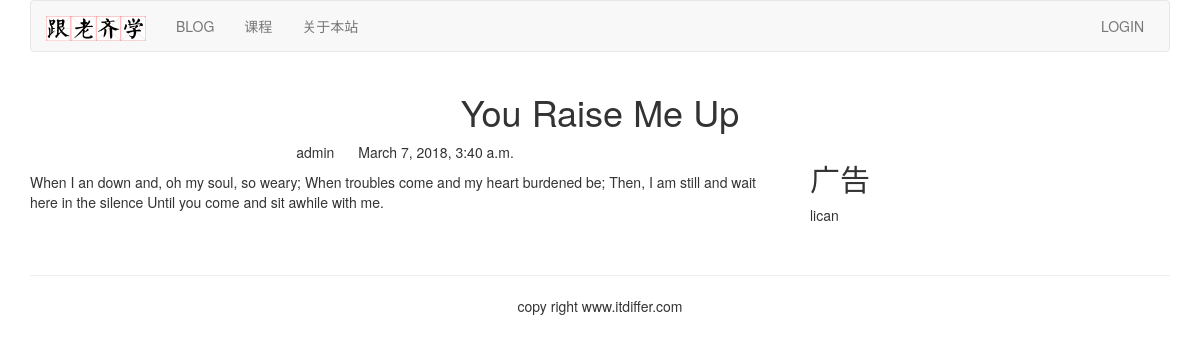
Page /blog/1/ on the committed database.
### blog/models.py (models this page shows, shortened)
class BlogArticles(models.Model):
    title = models.CharField(max_length=300)
    author = models.ForeignKey(User, related_name="blog_posts")
    body = models.TextField()
    publish = models.DateTimeField(default=timezone.now)
    class Meta:
        ordering = ("-publish",)

### blog/views.py (the view)
# urls.py: url(r'(?P<article_id>\d)/$', views.blog_article, name="blog_detail"),
def blog_article(request, article_id):
    article = BlogArticles.objects.get(id=article_id)
    pub = article.publish
    return render(request, "blog/content.html", {"article": article, "publish": pub})

### templates/blog/content.html (shortened to what this page needs)
{% extends "base.html" %}
{% block content %}
<div class="row text-center vertical-middle-sm">
    <h1>{{ article.title }}</h1>
</div>
<div class="row">
    <div class="col-xs-12 col-md-8">
        <p class="text-center"><span>{{ article.author.username }}</span>
            <span style="margin-left: 20px">{{ publish }}</span></p>
        <div>{{ article.body }}</div>
    </div>
    <div class="col-xs-6 col-md-4">
        <h2>广告</h2>
        <p>lican</p>
    </div>
</div>
{% endblock %}

### templates/base.html (shortened to what this page needs)
{% load staticfiles %}
<!DOCTYPE html>
<html lang="en">
<head>
    <link rel="stylesheet" href="{% static 'css/bootstrap.css' %}">
</head>
<body>
    {% include "header.html" %}
    <div class="container">
        {% block content %}{% endblock %}
    </div>
    {% include "footer.html" %}
</body>
</html>

### templates/header.html (shortened to what this page needs)
{% load staticfiles %}
<div class="container">
    <nav class="navbar navbar-default" role="navigation">
        <div class="navbar-header">
            <a class="navbar-brand" href="http://www.itdiffer.com">
                <img src="{% static '/images/logo.png' %}" width="100px">
            </a>
        </div>
        <div>
            <ul class="nav navbar-nav" role="navigation">
                <li><a href="{% url 'blog:blog_title' %}">BLOG</a></li>
                <li><a href="{% url 'course:course_list' %}">课程</a></li>
                <li><a href="{% url 'course:about' %}">关于本站</a></li>
            </ul>
            <ul class="nav navbar-nav navbar-right" style="margin-right:10px">
                {% if user.is_authenticated %}
                    <li>
                        <div class="dropdown" style="margin-top: 8px">
                            <button class="btn btn-default dropdown-toggle" type="button" id="dropdownMenu" data-toggle="dropdown">
                                {{ user.username }}<span class="caret"></span></button>
                            <ul class="dropdown-menu">
                                <li><a href="{% url 'account:password_change' %}">修改密码</a></li>
                                <li><a href="{% url 'account:my_information' %}">个人信息</a></li>
                                <li><a href="{% url 'article:article_column' %}">后台管理</a></li>
                            </ul>
                        </div>
                    </li>
                    <li><a href="{% url 'account:user_logout' %}">Logout</a></li>
                {% else %}
                <li><a href="{% url 'account:user_login' %}">LOGIN</a></li>
                {% endif %}
            </ul>
        </div>
    </nav>
</div>

### templates/footer.html
<div class="container">
    <hr>
    <p class="text-center">copy right www.itdiffer.com</p>
</div>

### rows in the picture
BlogArticles: title "You Raise Me Up", author.username "admin", publish "March 7, 2018, 3:40 a.m.", body "When I an down and, oh my soul, so weary; When troubles come and my heart burdened be; Then, I am still and wait here in the silence Until you come and sit awhile with me."
